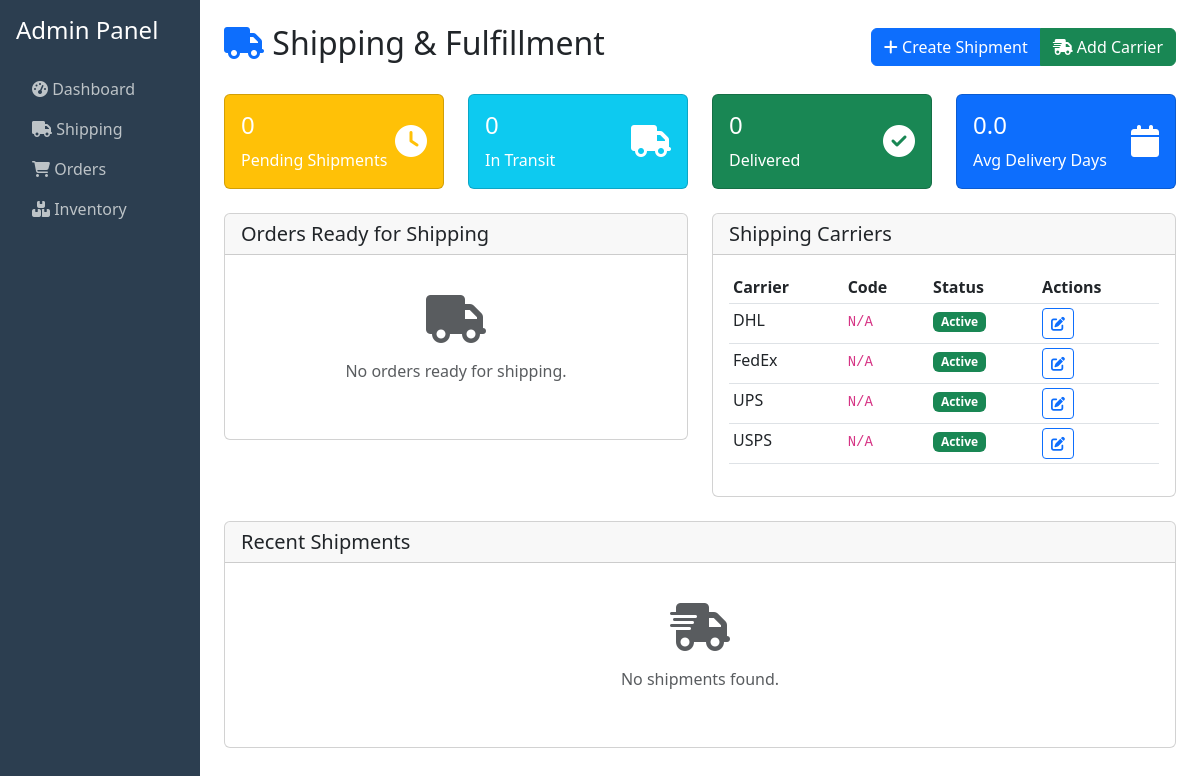
Screenshot of /admin/shipping/ with the database file from the repository.
### tables this page shows
CREATE TABLE `shipping_carriers` (
  `id` int(11) NOT NULL,
  `name` varchar(100) NOT NULL,
  `tracking_url` varchar(255) DEFAULT NULL COMMENT 'URL template for tracking, e.g., https://www.fedex.com/apps/fedextrack/?tracknumbers={tracking_number}',
  `is_active` tinyint(1) NOT NULL DEFAULT 1,
  `created_at` timestamp NOT NULL DEFAULT current_timestamp(),
  `updated_at` timestamp NOT NULL DEFAULT current_timestamp() ON UPDATE current_timestamp()
);

### includes/auth.php (called while the page is built, shortened)
<?php
if (!function_exists('hasPermission')) {
    function hasPermission($permission) {
        if (defined('ADMIN_BYPASS') && ADMIN_BYPASS) {
            return true;
        }
        return RoleMiddleware::hasPermission(getCurrentUserRole(), $permission);
    }
}

### admin/shipping/index.php (the view, shortened to what this page needs)
<?php
require_once __DIR__ . '/../../includes/auth.php';
$database_available = false;
$pdo = null;
try {
    $pdo = db();
    $pdo->query('SELECT 1');
    $database_available = true;
} catch (Exception $e) {
    $database_available = false;
    error_log("Database connection failed: " . $e->getMessage());
}
$shipments = [];
$carriers = [];
$pending_orders = [];
$shipping_stats = [
    'total_shipments' => 0,
    'pending_shipments' => 0,
    'shipped_count' => 0,
    'delivered_count' => 0,
    'avg_delivery_days' => 0
];
if ($database_available) {
    try {
        $stmt = $pdo->query("
            SELECT s.*, o.id as order_number,
                   COALESCE(u.username, 'Guest') as customer_name,
                   u.email as customer_email,
                   COALESCE(admin.username, 'System') as created_by_name
            FROM shipments s
            JOIN orders o ON s.order_id = o.id
            LEFT JOIN users u ON o.user_id = u.id
            LEFT JOIN users admin ON s.created_by = admin.id
            ORDER BY s.created_at DESC
            LIMIT 50
        ");
        $shipments = $stmt->fetchAll(PDO::FETCH_ASSOC);
        $stmt = $pdo->query("SELECT * FROM shipping_carriers WHERE is_active = 1 ORDER BY name");
        $carriers = $stmt->fetchAll(PDO::FETCH_ASSOC);
        $stmt = $pdo->query("
            SELECT o.*, COALESCE(u.username, 'Guest') as customer_name, u.email as customer_email
            FROM orders o
            LEFT JOIN users u ON o.user_id = u.id
            LEFT JOIN shipments s ON o.id = s.order_id
            WHERE o.status IN ('paid', 'processing') AND s.id IS NULL
            ORDER BY o.created_at DESC
            LIMIT 20
        ");
        $pending_orders = $stmt->fetchAll(PDO::FETCH_ASSOC);
        $stmt = $pdo->query("
            SELECT
                COUNT(*) as total_shipments,
                COUNT(CASE WHEN status = 'pending' THEN 1 END) as pending_shipments,
                COUNT(CASE WHEN status = 'shipped' THEN 1 END) as shipped_count,
                COUNT(CASE WHEN status = 'delivered' THEN 1 END) as delivered_count,
                AVG(DATEDIFF(
                    CASE WHEN status = 'delivered' THEN delivered_at ELSE CURDATE() END,
                    created_at
                )) as avg_delivery_days
            FROM shipments
            WHERE DATE(created_at) >= DATE_SUB(CURDATE(), INTERVAL 30 DAY)
        ");
        $shipping_stats = $stmt->fetch(PDO::FETCH_ASSOC) ?: $shipping_stats;
    } catch (Exception $e) {
        $error = "Error loading shipping data: " . $e->getMessage();
        error_log("Shipping data error: " . $e->getMessage());
    }
}
?>
<!DOCTYPE html>
<html lang="en">
<head>
    <link href="https://cdn.jsdelivr.net/npm/bootstrap@5.3.0/dist/css/bootstrap.min.css" rel="stylesheet">
    <link href="https://cdnjs.cloudflare.com/ajax/libs/font-awesome/6.4.0/css/all.min.css" rel="stylesheet">
</head>
<body>
    <div class="container-fluid">
        <div class="row">
            <div class="col-md-2 sidebar p-3">
                <h4 class="text-white mb-4">Admin Panel</h4>
                <ul class="nav flex-column">
                    <li class="nav-item">
                        <a class="nav-link" href="../index.php">
                            <i class="fas fa-tachometer-alt"></i> Dashboard
                        </a>
                    </li>
                    <li class="nav-item">
                        <a class="nav-link active" href="index.php">
                            <i class="fas fa-truck"></i> Shipping
                        </a>
                    </li>
                    <li class="nav-item">
                        <a class="nav-link" href="../orders/index.php">
                            <i class="fas fa-shopping-cart"></i> Orders
                        </a>
                    </li>
                    <li class="nav-item">
                        <a class="nav-link" href="../inventory/index.php">
                            <i class="fas fa-boxes"></i> Inventory
                        </a>
                    </li>
                </ul>
            </div>
            <div class="col-md-10 p-4">
                <div class="d-flex justify-content-between align-items-center mb-4">
                    <h2><i class="fas fa-truck text-primary"></i> Shipping & Fulfillment</h2>
                    <div class="btn-group">
                        <button type="button" class="btn btn-primary" data-bs-toggle="modal" data-bs-target="#shipmentModal">
                            <i class="fas fa-plus"></i> Create Shipment
                        </button>
                        <?php if (hasPermission('shipping.rates')): ?>
                        <button type="button" class="btn btn-success" data-bs-toggle="modal" data-bs-target="#carrierModal">
                            <i class="fas fa-shipping-fast"></i> Add Carrier
                        </button>
                        <?php endif; ?>
                    </div>
                </div>
                <div class="row mb-4">
                    <div class="col-md-3">
                        <div class="card bg-warning text-white">
                            <div class="card-body">
                                <div class="d-flex justify-content-between">
                                    <div>
                                        <h4><?= number_format($shipping_stats['pending_shipments'] ?? 0) ?></h4>
                                        <p class="mb-0">Pending Shipments</p>
                                    </div>
                                    <div class="align-self-center">
                                        <i class="fas fa-clock fa-2x"></i>
                                    </div>
                                </div>
                            </div>
                        </div>
                    </div>
                    <div class="col-md-3">
                        <div class="card bg-info text-white">
                            <div class="card-body">
                                <div class="d-flex justify-content-between">
                                    <div>
                                        <h4><?= number_format($shipping_stats['shipped_count'] ?? 0) ?></h4>
                                        <p class="mb-0">In Transit</p>
                                    </div>
                                    <div class="align-self-center">
                                        <i class="fas fa-truck fa-2x"></i>
                                    </div>
                                </div>
                            </div>
                        </div>
                    </div>
                    <div class="col-md-3">
                        <div class="card bg-success text-white">
                            <div class="card-body">
                                <div class="d-flex justify-content-between">
                                    <div>
                                        <h4><?= number_format($shipping_stats['delivered_count'] ?? 0) ?></h4>
                                        <p class="mb-0">Delivered</p>
                                    </div>
                                    <div class="align-self-center">
                                        <i class="fas fa-check-circle fa-2x"></i>
                                    </div>
                                </div>
                            </div>
                        </div>
                    </div>
                    <div class="col-md-3">
                        <div class="card bg-primary text-white">
                            <div class="card-body">
                                <div class="d-flex justify-content-between">
                                    <div>
                                        <h4><?= number_format($shipping_stats['avg_delivery_days'] ?? 0, 1) ?></h4>
                                        <p class="mb-0">Avg Delivery Days</p>
                                    </div>
                                    <div class="align-self-center">
                                        <i class="fas fa-calendar fa-2x"></i>
                                    </div>
                                </div>
                            </div>
                        </div>
                    </div>
                </div>
                <div class="row">
                    <div class="col-md-6">
                        <div class="card mb-4">
                            <div class="card-header">
                                <h5 class="mb-0">Orders Ready for Shipping</h5>
                            </div>
                            <div class="card-body">
                                <?php if (empty($pending_orders)): ?>
                                    <div class="text-center py-4">
                                        <i class="fas fa-truck fa-3x text-muted mb-3"></i>
                                        <p class="text-muted">No orders ready for shipping.</p>
                                    </div>
                                <?php endif; ?>
                            </div>
                        </div>
                    </div>
                    <div class="col-md-6">
                        <div class="card mb-4">
                            <div class="card-header">
                                <h5 class="mb-0">Shipping Carriers</h5>
                            </div>
                            <div class="card-body">
                                <?php if (empty($carriers)): ?>
                                    <div class="text-center py-4">
                                        <i class="fas fa-shipping-fast fa-3x text-muted mb-3"></i>
                                        <p class="text-muted">No shipping carriers configured.</p>
                                        <?php if (hasPermission('shipping.rates')): ?>
                                        <button class="btn btn-success" data-bs-toggle="modal" data-bs-target="#carrierModal">
                                            <i class="fas fa-plus"></i> Add Carrier
                                        </button>
                                        <?php endif; ?>
                                    </div>
                                <?php else: ?>
                                <div class="table-responsive">
                                    <table class="table table-sm">
                                        <thead>
                                            <tr>
                                                <th>Carrier</th>
                                                <th>Code</th>
                                                <th>Status</th>
                                                <th>Actions</th>
                                            </tr>
                                        </thead>
                                        <tbody>
                                            <?php foreach ($carriers as $carrier): ?>
                                            <tr>
                                                <td><?= htmlspecialchars($carrier['name'] ?? 'Unknown') ?></td>
                                                <td><code><?= htmlspecialchars($carrier['code'] ?? 'N/A') ?></code></td>
                                                <td>
                                                    <span class="badge bg-<?= ($carrier['is_active'] ?? 0) ? 'success' : 'secondary' ?>">
                                                        <?= ($carrier['is_active'] ?? 0) ? 'Active' : 'Inactive' ?>
                                                    </span>
                                                </td>
                                                <td>
                                                    <?php if (hasPermission('shipping.rates')): ?>
                                                    <button class="btn btn-sm btn-outline-primary">
                                                        <i class="fas fa-edit"></i>
                                                    </button>
                                                    <?php endif; ?>
                                                </td>
                                            </tr>
                                            <?php endforeach; ?>
                                        </tbody>
                                    </table>
                                </div>
                                <?php endif; ?>
                            </div>
                        </div>
                    </div>
                </div>
                <div class="card">
                    <div class="card-header">
                        <h5 class="mb-0">Recent Shipments</h5>
                    </div>
                    <div class="card-body">
                        <?php if (empty($shipments)): ?>
                            <div class="text-center py-4">
                                <i class="fas fa-shipping-fast fa-3x text-muted mb-3"></i>
                                <p class="text-muted">No shipments found.</p>
                            </div>
                        <?php endif; ?>
                    </div>
                </div>
            </div>
        </div>
    </div>
</body>
</html>

### admin/shipping/index.php (style rules this page uses)
.sidebar { min-height: 100vh; background-color: #2c3e50; }
.sidebar a { color: #bdc3c7; text-decoration: none; }

### rows the page displays
shipping_carriers: name "DHL", code "N/A", is_active "Active"
shipping_carriers: name "FedEx", code "N/A", is_active "Active"
shipping_carriers: name "UPS", code "N/A", is_active "Active"
shipping_carriers: name "USPS", code "N/A", is_active "Active"

### other values shown
$shipping_stats['pending_shipments'] "0"
$shipping_stats['shipped_count'] "0"
$shipping_stats['delivered_count'] "0"
$shipping_stats['avg_delivery_days'] "0.0"
